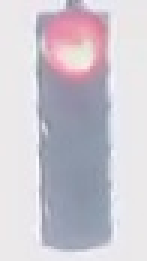
#> input picture 9. Computer Vision and Machine Learning_Project/traffic_light_images/training/red/09da0aaa-c734-4e05-a4cc-2433eb779495.jpg, 49 x 87 px (shown 3 times larger); its folder holds only this picture in this run
$ jupyter execute --allow-errors Project_Traffic_Light_Classifier.ipynb   (shell and % lines are left out)
#> lines starting #> are read from the running program, lines starting #| are printed output that depends on the picture
### 9. Computer Vision and Machine Learning_Project/helpers.py
# Helper functions

import os
import glob # library for loading images from a directory
import matplotlib.image as mpimg


# This function loads in images and their labels and places them in a list
# The list contains all images and their associated labels
# For example, after data is loaded, im_list[0][:] will be the first image-label pair in the list
def load_dataset(image_dir):

    # Populate this empty image list
#> called with image_dir = 'traffic_light_images/training/'
    im_list = []
    image_types = ["red", "yellow", "green"]

    # Iterate through each color folder
    for im_type in image_types:

        # Iterate through each image file in each image_type folder
        # glob reads in any image with the extension "image_dir/im_type/*"
        for file in glob.glob(os.path.join(image_dir, im_type, "*")):

            # Read in the image
            im = mpimg.imread(file)
#> im is the input picture: shape (87, 49, 3); mean R, G, B 205, 200.2, 209.1

            # Check if the image exists/if it's been correctly read-in
            if not im is None:
                # Append the image, and it's type (red, green, yellow) to the image list
                im_list.append((im, im_type))

    return im_list

### 9. Computer Vision and Machine Learning_Project/test_functions.py
# All test code
import unittest
from IPython.display import Markdown, display


# Helper functions for printing markdown text (text in color/bold/etc)
def printmd(string):
    display(Markdown(string))

# Print a test failed message, given an error
def print_fail():
    printmd('**<span style="color: red;">TEST FAILED</span>**')

# Print a test passed message
def print_pass():
    printmd('**<span style="color: green;">TEST PASSED</span>**')


# A class holding all tests
class Tests(unittest.TestCase):


    # Tests the `one_hot_encode` function, which is passed in as an argument
    def test_one_hot(self, one_hot_function):

        # Test that the generated one-hot labels match the expected one-hot label
        # For all three cases (red, yellow, green)
        try:
            self.assertEqual([1,0,0], one_hot_function('red'))
            self.assertEqual([0,1,0], one_hot_function('yellow'))
            self.assertEqual([0,0,1], one_hot_function('green'))

        # If the function does *not* pass all 3 tests above, it enters this exception
        except self.failureException as e:
            # Print out an error message
            print_fail()
            print("Your function did not return the expected one-hot label.")
            print('\n'+str(e))
            return

        # Print out a "test passed" message
        print_pass()


    # Tests if any misclassified images are red but mistakenly classified as green
    # [19 lines left out: function test_red_as_green, not called in this run]

### 9. Computer Vision and Machine Learning_Project/Project_Traffic_Light_Classifier.ipynb
# Traffic Light Classifier
---

In this project, you’ll use your knowledge of computer vision techniques to build a classifier for images of traffic lights! You'll be given a dataset of traffic light images in which one of three lights is illuminated: red, yellow, or green.

In this notebook, you'll pre-process these images, extract features that will help us distinguish the different types of images, and use those features to classify the traffic light images into three classes: red, yellow, or green. The tasks will be broken down into a few sections:

1. **Loading and visualizing the data**.
      The first step in any classification task is to be familiar with your data; you'll need to load in the images of traffic lights and visualize them!

2. **Pre-processing**.
    The input images and output labels need to be standardized. This way, you can analyze all the input images using the same classification pipeline, and you know what output to expect when you eventually classify a *new* image.

3. **Feature extraction**.
    Next, you'll extract some features from each image that will help distinguish and eventually classify these images.

4. **Classification and visualizing error**.
    Finally, you'll write one function that uses your features to classify *any* traffic light image. This function will take in an image and output a label. You'll also be given code to determine the accuracy of your classification model.

5. **Evaluate your model**.
    To pass this project, your classifier must be >90% accurate and never classify any red lights as green; it's likely that you'll need to improve the accuracy of your classifier by changing existing features or adding new features. I'd also encourage you to try to get as close to 100% accuracy as possible!

Here are some sample images from the dataset (from left to right: red, green, and yellow traffic lights):

---
### *Here's what you need to know to complete the project:*

Some template code has already been provided for you, but you'll need to implement additional code steps to successfully complete this project. Any code that is required to pass this project is marked with **'(IMPLEMENTATION)'** in the header. There are also a couple of questions about your thoughts as you work through this project, which are marked with **'(QUESTION)'** in the header. Make sure to answer all questions and to check your work against the [project rubric](https://review.udacity.com/#!/rubrics/1213/view) to make sure you complete the necessary classification steps!

Your project submission will be evaluated based on the code implementations you provide, and on two main classification criteria.
Your complete traffic light classifier should have:
1. **Greater than 90% accuracy**
2. ***Never* classify red lights as green**

# 1. Loading and Visualizing the Traffic Light Dataset

This traffic light dataset consists of 1484 number of color images in 3 categories - red, yellow, and green. As with most human-sourced data, the data is not evenly distributed among the types. There are:
* 904 red traffic light images
* 536 green traffic light images
* 44 yellow traffic light images

*Note: All images come from this [MIT self-driving car course](https://selfdrivingcars.mit.edu/) and are licensed under a [Creative Commons Attribution-ShareAlike 4.0 International License](https://creativecommons.org/licenses/by-sa/4.0/).*

### Import resources

Before you get started on the project code, import the libraries and resources that you'll need.

[cell 1]
import cv2 # computer vision library
import helpers # helper functions

import random
import numpy as np
import matplotlib.pyplot as plt
import matplotlib.image as mpimg # for loading in images

## Training and Testing Data

All 1484 of the traffic light images are separated into training and testing datasets.

* 80% of these images are training images, for you to use as you create a classifier.
* 20% are test images, which will be used to test the accuracy of your classifier.
* All images are pictures of 3-light traffic lights with one light illuminated.

## Define the image directories

First, we set some variables to keep track of some where our images are stored:

    IMAGE_DIR_TRAINING: the directory where our training image data is stored
    IMAGE_DIR_TEST: the directory where our test image data is stored

[cell 2]
# Image data directories
IMAGE_DIR_TRAINING = "traffic_light_images/training/"
IMAGE_DIR_TEST = "traffic_light_images/test/"

## Load the datasets

These first few lines of code will load the training traffic light images and store all of them in a variable, `IMAGE_LIST`. This list contains the images and their associated label ("red", "yellow", "green").

You are encouraged to take a look at the `load_dataset` function in the helpers.py file. This will give you a good idea about how lots of image files can be read in from a directory using the [glob library](https://pymotw.com/2/glob/). The `load_dataset` function takes in the name of an image directory and returns a list of images and their associated labels.

For example, the first image-label pair in `IMAGE_LIST` can be accessed by index:
``` IMAGE_LIST[0][:]```.

[cell 3]
# Using the load_dataset function in helpers.py
# Load training data
IMAGE_LIST = helpers.load_dataset(IMAGE_DIR_TRAINING)

## Visualize the Data

The first steps in analyzing any dataset are to 1. load the data and 2. look at the data. Seeing what it looks like will give you an idea of what to look for in the images, what kind of noise or inconsistencies you have to deal with, and so on. This will help you understand the image dataset, and **understanding a dataset is part of making predictions about the data**.

---
### Visualize the input images

Visualize and explore the image data! Write code to display an image in `IMAGE_LIST`:
* Display the image
* Print out the shape of the image
* Print out its corresponding label

See if you can display at least one of each type of traffic light image – red, green, and yellow — and look at their similarities and differences.

[cell 4]
## TODO: Write code to display an image in IMAGE_LIST (try finding a yellow traffic light!)
## TODO: Print out 1. The shape of the image and 2. The image's label

# The first image in IMAGE_LIST is displayed below (without information about shape or label)

[cell 5]
#find labels
red = []
yellow = []
green = []
index = 0
for image, label in IMAGE_LIST:
    if label == "red":
        red.append(index)
    elif label == "yellow":
        yellow.append(index)
    else:
        green.append(index)
    index += 1

[cell 6]
print(yellow[:10])

[cell 7]
image_num = yellow[0]
selected_image = IMAGE_LIST[image_num][0]
selected_label = IMAGE_LIST[image_num][1]

[cell 8]
plt.imshow(selected_image)
print("Shape: "+ str(selected_image.shape)) #The shape of the image
#| Shape: (71, 30, 3)
print("Label: " + str(selected_label)) #The image's label

# 2. Pre-process the Data

After loading in each image, you have to standardize the input and output!

### Input

This means that every input image should be in the same format, of the same size, and so on. We'll be creating features by performing the same analysis on every picture, and for a classification task like this, it's important that **similar images create similar features**!

### Output

We also need the output to be a label that is easy to read and easy to compare with other labels. It is good practice to convert categorical data like "red" and "green" to numerical data.

A very common classification output is a 1D list that is the length of the number of classes - three in the case of red, yellow, and green lights - with the values 0 or 1 indicating which class a certain image is. For example, since we have three classes (red, yellow, and green), we can make a list with the order: [red value, yellow value, green value]. In general, order does not matter, we choose the order [red value, yellow value, green value] in this case to reflect the position of each light in descending vertical order.

A red light should have the  label: [1, 0, 0]. Yellow should be: [0, 1, 0]. Green should be: [0, 0, 1]. These labels are called **one-hot encoded labels**.

*(Note: one-hot encoding will be especially important when you work with [machine learning algorithms](https://machinelearningmastery.com/how-to-one-hot-encode-sequence-data-in-python/)).*

---
<a id='task2'></a>
### (IMPLEMENTATION): Standardize the input images

* Resize each image to the desired input size: 32x32px.
* (Optional) You may choose to crop, shift, or rotate the images in this step as well.

It's very common to have square input sizes that can be rotated (and remain the same size), and analyzed in smaller, square patches. It's also important to make all your images the same size so that they can be sent through the same pipeline of classification steps!

[cell 9]
#(Optional) You may choose to crop, shift, or rotate the images in this step as well.
#Define a function to plot a few images:
def plotall(imageList, index):
    impL = 6 #images / line
    f, axs = plt.subplots(len(index) // impL, impL, figsize=(20,30))
    counter = 0
    for ind in index:
        axs[counter // impL, counter % impL].set_title('Label is ' + str(imageList[ind][1]))
        axs[counter // impL, counter % impL].imshow(imageList[ind][0])
        counter += 1

[cell 10]
indextoplot = []
indextoplot = (red[:10])+(yellow[:10])+(green[:10])
print(indextoplot)
#> (the rest of this cell did not finish here and is left out)

How to decide what image to crop, shift, or rotate in large scale?

[cell 11]
# This function should take in an RGB image and return a new, standardized version
def standardize_input(image):

    ## TODO: Resize image and pre-process so that all "standard" images are the same size
    standard_im = np.copy(image)

    standard_im = cv2.resize(standard_im, (32, 32))

    return standard_im

## Standardize the output

With each loaded image, we also specify the expected output. For this, we use **one-hot encoding**.

* One-hot encode the labels. To do this, create an array of zeros representing each class of traffic light (red, yellow, green), and set the index of the expected class number to 1.

Since we have three classes (red, yellow, and green), we have imposed an order of: [red value, yellow value, green value]. To one-hot encode, say, a yellow light, we would first initialize an array to [0, 0, 0] and change the middle value (the yellow value) to 1: [0, 1, 0].

---
<a id='task3'></a>
### (IMPLEMENTATION): Implement one-hot encoding

[cell 12]
## TODO: One hot encode an image label
## Given a label - "red", "green", or "yellow" - return a one-hot encoded label

# Examples:
# one_hot_encode("red") should return: [1, 0, 0]
# one_hot_encode("yellow") should return: [0, 1, 0]
# one_hot_encode("green") should return: [0, 0, 1]

def one_hot_encode(label):

    ## TODO: Create a one-hot encoded label that works for all classes of traffic lights
    one_hot_encoded = []

    if label == "red":
        return [1, 0, 0]

    elif label == "yellow":
        return [0, 1, 0]

    else:
        return [0, 0, 1]


    #return one_hot_encoded

### Testing as you Code

After programming a function like this, it's a good idea to test it, and see if it produces the expected output. **In general, it's good practice to test code in small, functional pieces, after you write it**. This way, you can make sure that your code is correct as you continue to build a classifier, and you can identify any errors early on so that they don't compound.

All test code can be found in the file `test_functions.py`. You are encouraged to look through that code and add your own testing code if you find it useful!

One test function you'll find is: `test_one_hot(self, one_hot_function)` which takes in one argument, a one_hot_encode function, and tests its functionality. If your one_hot_label code does not work as expected, this test will print ot an error message that will tell you a bit about why your code failed. Once your code works, this should print out TEST PASSED.

[cell 13]
# Importing the tests
import test_functions
tests = test_functions.Tests()

# Test for one_hot_encode function
tests.test_one_hot(one_hot_encode)

## Construct a `STANDARDIZED_LIST` of input images and output labels.

This function takes in a list of image-label pairs and outputs a **standardized** list of resized images and one-hot encoded labels.

This uses the functions you defined above to standardize the input and output, so those functions must be complete for this standardization to work!

[cell 14]
def standardize(image_list):

    # Empty image data array
    standard_list = []

    # Iterate through all the image-label pairs
    for item in image_list:
        image = item[0]
        label = item[1]

        # Standardize the image
        standardized_im = standardize_input(image)

        # One-hot encode the label
        one_hot_label = one_hot_encode(label)

        # Append the image, and it's one hot encoded label to the full, processed list of image data
        standard_list.append((standardized_im, one_hot_label))
#> this loop made 4 passes
#> pass 1, in standardize_input, `standard_im = cv2.resize(standard_im, (32, 32))`:
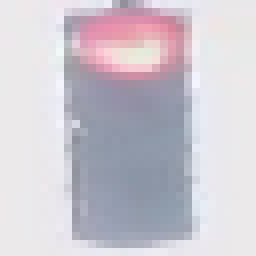
#> standard_im: shape (32, 32, 3) (shown 8 times larger); mean R, G, B 205, 200.1, 209.1
#> pass 2, in standardize_input (call 2), `standard_im = cv2.resize(standard_im, (32, 32))`:
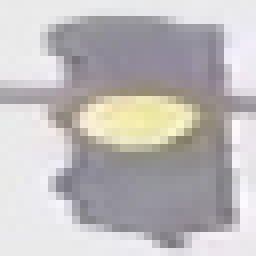
#> standard_im: shape (32, 32, 3) (shown 8 times larger); mean R, G, B 191.1, 187.8, 187.8
#> pass 3, in standardize, `image = item[0]`:
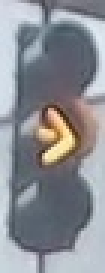
#> image: shape (91, 35, 3) (shown 3 times larger); mean R, G, B 139.1, 141.4, 147.1
#> pass 3, in standardize_input (call 3), `standard_im = cv2.resize(standard_im, (32, 32))`:
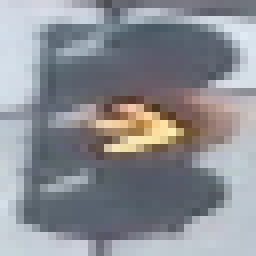
#> standard_im: shape (32, 32, 3) (shown 8 times larger); mean R, G, B 139, 141.4, 147.1
#> after the loop:
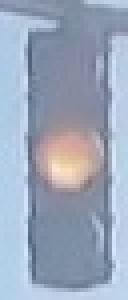
#> image: shape (75, 32, 3) (shown 4 times larger); mean R, G, B 155.6, 167.3, 186.8

    return standard_list

# Standardize all training images
STANDARDIZED_LIST = standardize(IMAGE_LIST)

## Visualize the standardized data

Display a standardized image from STANDARDIZED_LIST and compare it with a non-standardized image from IMAGE_LIST. Note that their sizes and appearance are different!

[cell 15]
## TODO: Display a standardized image and its label
print(indextoplot)
#> (the rest of this cell did not finish here and is left out)

# 3. Feature Extraction

You'll be using what you now about color spaces, shape analysis, and feature construction to create features that help distinguish and classify the three types of traffic light images.

You'll be tasked with creating **one feature** at a minimum (with the option to create more). The required feature is **a brightness feature using HSV color space**:

1. A brightness feature.
    - Using HSV color space, create a feature that helps you identify the 3 different classes of traffic light.
    - You'll be asked some questions about what methods you tried to locate this traffic light, so, as you progress through this notebook, always be thinking about your approach: what works and what doesn't?

2. (Optional): Create more features!

Any more features that you create are up to you and should improve the accuracy of your traffic light classification algorithm! One thing to note is that, to pass this project you must **never classify a red light as a green light** because this creates a serious safety risk for a self-driving car. To avoid this misclassification, you might consider adding another feature that specifically distinguishes between red and green lights.

These features will be combined near the end of his notebook to form a complete classification algorithm.

## Creating a brightness feature

There are a number of ways to create a brightness feature that will help you characterize images of traffic lights, and it will be up to you to decide on the best procedure to complete this step. You should visualize and test your code as you go.

Pictured below is a sample pipeline for creating a brightness feature (from left to right: standardized image, HSV color-masked image, cropped image, brightness feature):

## RGB to HSV conversion

Below, a test image is converted from RGB to HSV colorspace and each component is displayed in an image.

[cell 16]
# Convert and image to HSV colorspace
# Visualize the individual color channels


image_num = 5
#> (the rest of this cell did not finish here and is left out)

---
<a id='task7'></a>
### (IMPLEMENTATION): Create a brightness feature that uses HSV color space

Write a function that takes in an RGB image and returns a 1D feature vector and/or single value that will help classify an image of a traffic light. The only requirement is that this function should apply an HSV colorspace transformation, the rest is up to you.

From this feature, you should be able to estimate an image's label and classify it as either a red, green, or yellow traffic light. You may also define helper functions if they simplify your code.

#### Feature 1 (first try)

[cell 17]
# ## TODO: Create a brightness feature that takes in an RGB image and outputs a feature vector and/or value
# ## This feature should use HSV colorspace values
# def create_feature(rgb_image):

#     ## TODO: Convert image to HSV color space
#     hsv = cv2.cvtColor(rgb_image, cv2.COLOR_RGB2HSV)

#     # HSV channels
#     h = hsv[:,:,0]
#     s = hsv[:,:,1]
#     v = hsv[:,:,2]

#     ## TODO: Create and return a feature value and/or vector
#     # Divide the height in 3 slices
#     #image_crop1[row_crop_up:-row_crop_down, col_crop_left:-col_crop_right, :]
#     #redArea ~ v[rgb_image.shape[0]*2/3:0, :]
#     #yellowArea ~ v[rgb_image.shape[0]*1/3:-rgb_image.shape[0]*1/3, :]
#     #greenArea ~ v[0:-rgb_image.shape[0]*2/3, :]

#     s_sum_brightness_redArea = np.sum(s[0:int(rgb_image.shape[0]*1/3), :], axis=1)
#     s_sum_brightness_yellowArea = np.sum(s[int(rgb_image.shape[0]*1/3):-int(rgb_image.shape[0]*1/3), :], axis=1)
#     s_sum_brightness_greenArea = np.sum(s[int(rgb_image.shape[0]*2/3):, :], axis=1)

#     area = rgb_image.shape[0] * rgb_image.shape[1]  # pixels

#     avg_r = np.sum(s_sum_brightness_redArea)/len(s_sum_brightness_redArea)
#     avg_y = np.sum(s_sum_brightness_yellowArea)/len(s_sum_brightness_yellowArea)
#     avg_g = np.sum(s_sum_brightness_greenArea)/len(s_sum_brightness_greenArea)

#     feature = [avg_r / area,
#                avg_y / area,
#                avg_g / area]

#     return feature

#### Feature 2 (second try) - better result

[cell 18]
## TODO: Create a brightness feature that takes in an RGB image and outputs a feature vector and/or value
## This feature should use HSV colorspace values
def create_feature(rgb_image):

    ## TODO: Convert image to HSV color space
    hsv = cv2.cvtColor(rgb_image, cv2.COLOR_RGB2HSV)
#> hsv: shape (32, 32, 3); mean H, S, V 127.6, 19.9, 213.3

    # HSV channels
    h = hsv[:,:,0]
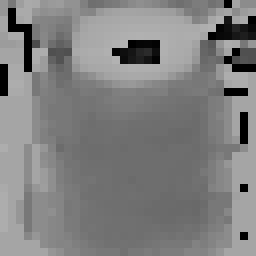
#> h: shape (32, 32) (shown 8 times larger); min 0, max 179, mean 127.6
    s = hsv[:,:,1]
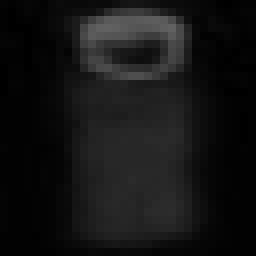
#> s: shape (32, 32) (shown 8 times larger); min 0, max 97, mean 19.9
    v = hsv[:,:,2]

    ## TODO: Create and return a feature value and/or vector
    # slicing, crop the image into 3 horizontal parts - narrowing the image

    v_sum_brightness_redArea = np.sum(v[2:12, 10:20], axis=1)
#> v_sum_brightness_redArea = [2110, 2296, 2279, 2312, 2372, 2357, 2247, 1860, 1654, 1688]
#> (the rest of the program and of its run is left out)
